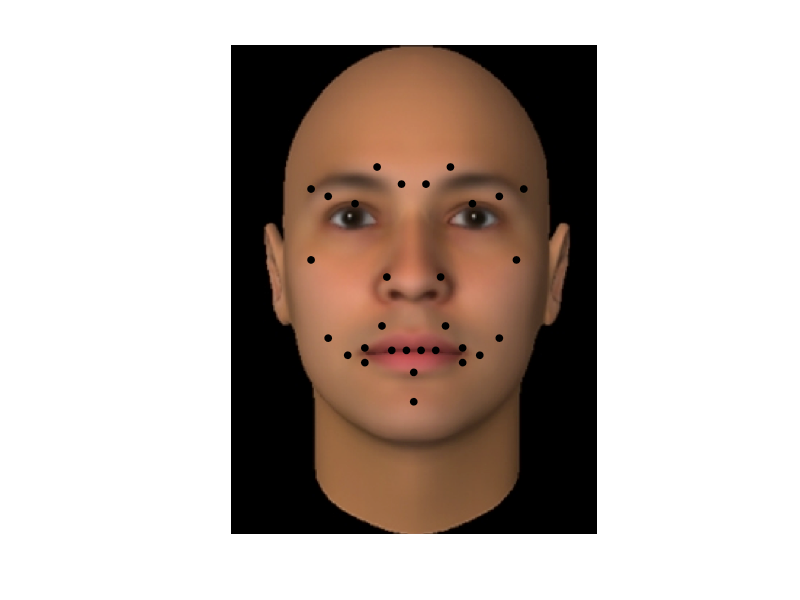

Reproduce this figure in MATLAB.
function plotOnFace(nw,flagLabel)

% PLOTONFACE - plot network on face 
%
%


if nargin < 2
	flagLabel = false;
end
% load template data
template = load('private/face.mat');

% clean redundnat links in NW
nw(1,2) = 0;  nw(2,1) = 0;
nw(3,4) = 0;  nw(4,3) = 0;
nw(5,6) = 0;  nw(6,5) = 0;
nw(7,8) = 0;  nw(8,7) = 0;
nw(9,10) = 0; nw(10,9) = 0;
nw(11,12) = 0; nw(12,11) = 0;
nw(13,14) = 0; nw(14,13) = 0;
nw(21,22) = 0; nw(22,21) = 0;
nw(24,25) = 0; nw(25,24) = 0;

% idx = [1:2:14,2:2:14;2:2:14,1:2:14]';
% for iIdx = 1:size(idx,2)
% 	nw(idx(1,iIdx),idx(2,iIdx)) = 0;
% end

% use gplot to get coordinates
[gx gy] = gplot(nw,[template.x template.y]);
	
% clear fig
clf
	
% render face and hold for overlaying
imshow(template.face);
hold on;

%plot links and nodes
hLinks = plot(gx,gy,'-k','LineWidth',.5);
hNodes = plot(	template.x,template.y,'ok',...
					'MarkerFaceColor','k','MarkerSize',5);
% add labels if wanted
if flagLabel
	text(template.x,template.y,template.label)
end

%text(300,125,emoCodes{iEmo},'FontSize',20,'FontWeight','bold')

